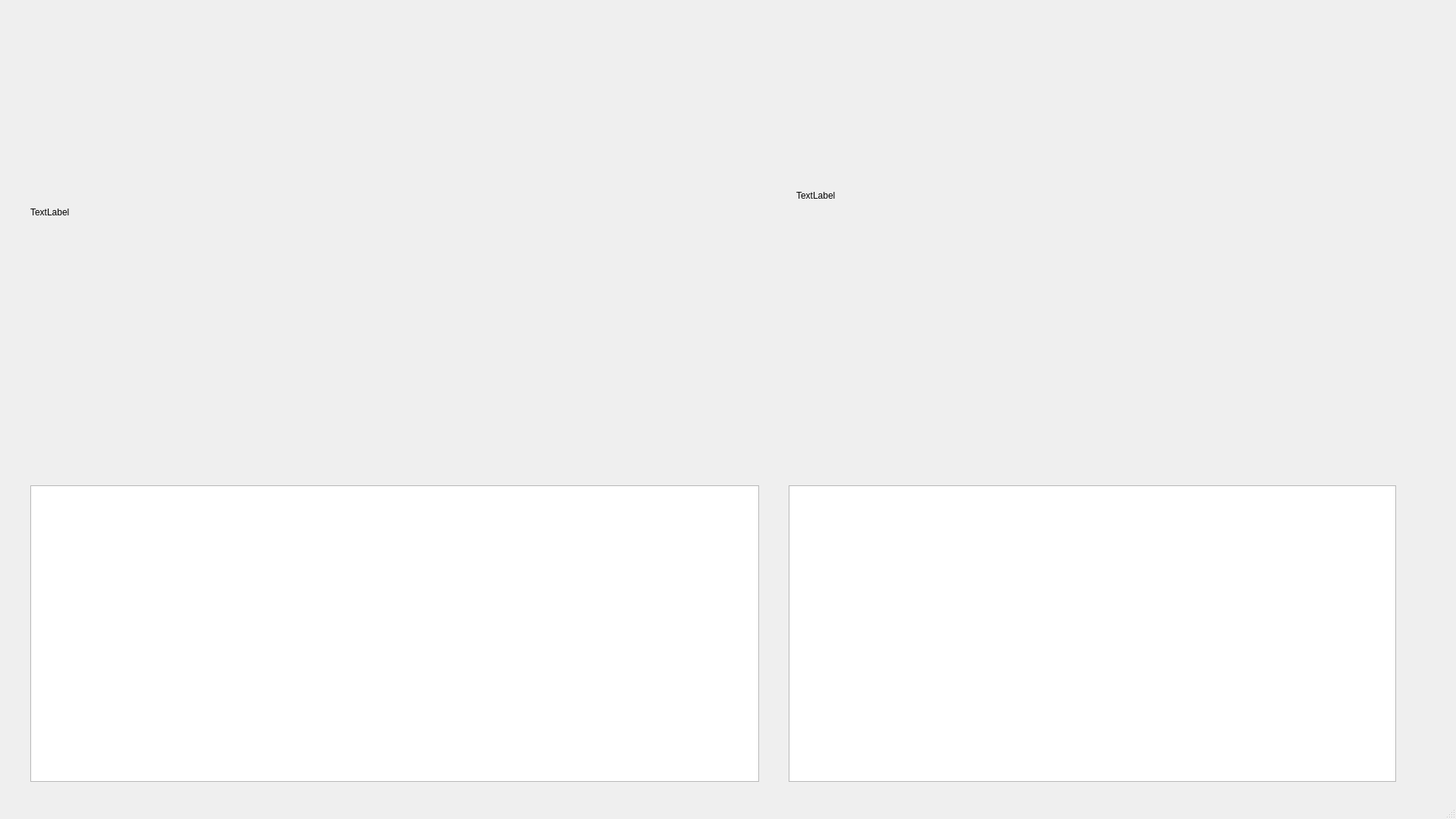
<?xml version="1.0" encoding="UTF-8"?>
<ui version="4.0">
 <class>RadarMainWindow</class>
 <widget class="QMainWindow" name="RadarMainWindow">
  <property name="geometry">
   <rect>
    <x>0</x>
    <y>0</y>
    <width>1920</width>
    <height>1080</height>
   </rect>
  </property>
  <property name="windowTitle">
   <string>Radar</string>
  </property>
  <widget class="QWidget" name="centralwidget">
   <widget class="QTableView" name="CarTableView">
    <property name="geometry">
     <rect>
      <x>40</x>
      <y>640</y>
      <width>961</width>
      <height>391</height>
     </rect>
    </property>
   </widget>
   <widget class="QPlainTextEdit" name="ConsoleText">
    <property name="geometry">
     <rect>
      <x>1040</x>
      <y>640</y>
      <width>801</width>
      <height>391</height>
     </rect>
    </property>
    <property name="readOnly">
     <bool>true</bool>
    </property>
   </widget>
   <widget class="QLabel" name="VideoLabel">
    <property name="geometry">
     <rect>
      <x>40</x>
      <y>10</y>
      <width>960</width>
      <height>540</height>
     </rect>
    </property>
    <property name="text">
     <string>TextLabel</string>
    </property>
   </widget>
   <widget class="QLabel" name="MapLabel">
    <property name="geometry">
     <rect>
      <x>1050</x>
      <y>70</y>
      <width>700</width>
      <height>375</height>
     </rect>
    </property>
    <property name="text">
     <string>TextLabel</string>
    </property>
   </widget>
  </widget>
  <widget class="QStatusBar" name="statusbar"/>
 </widget>
 <resources/>
 <connections/>
</ui>
